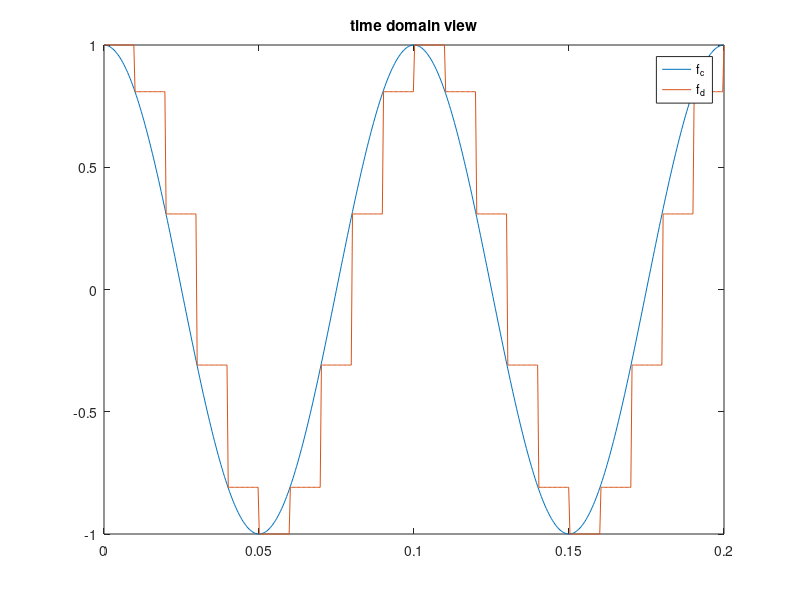
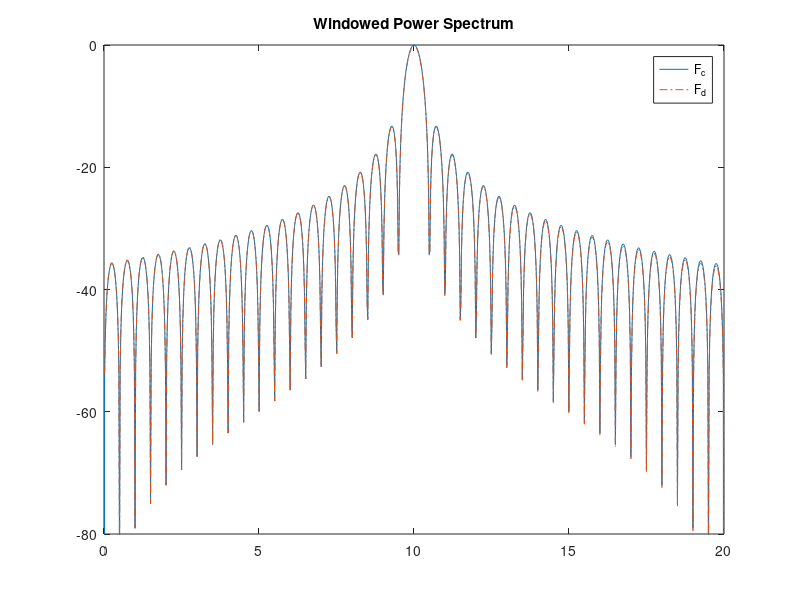
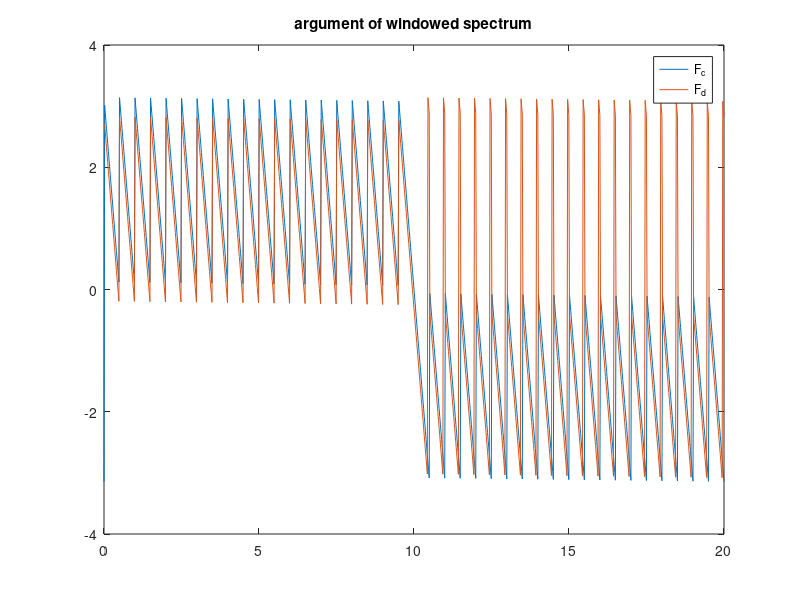
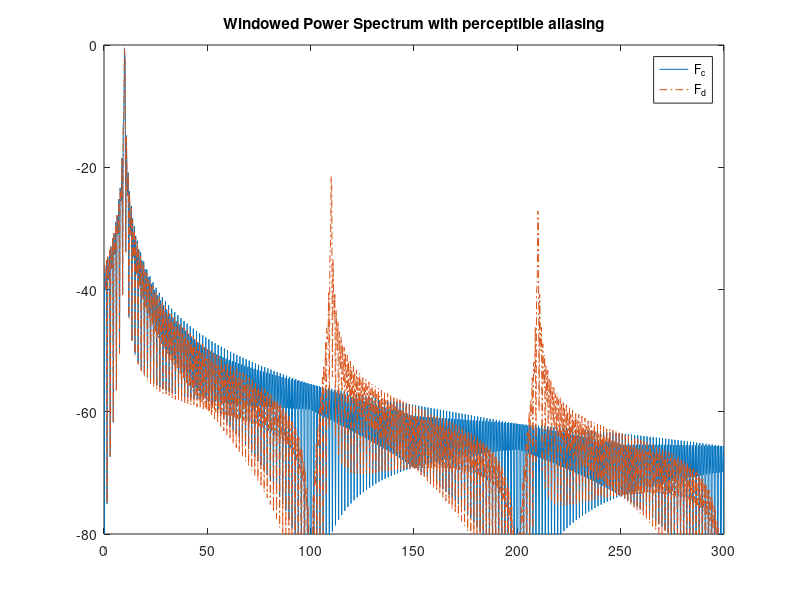

MATLAB code for these plots, in order:
% sampling period
gT_samp = 0.01;

% frequency of continuous wave [Hz]
g_f = 10;

% continous and discretized functions
f_c = @(t) exp(1i*2*pi*g_f*t);
f_d = @(t) f_c(floor(t/gT_samp)*gT_samp);

ts = linspace(0,2/g_f,500);
figure(1);
plot(ts, real(f_c(ts)))
hold on
plot(ts, real(f_d(ts)))
legend('f_c','f_d')
title('time domain view')
hold off

%% Windowed Fourier Transform

% integration time
gN = 200; gT_int = gN*gT_samp;

% Windowed Fourier Transform of continuous and discretized wave
F_c = @(f) (1-exp(-1i*2*pi*(f-g_f)*gT_int)) ./ (1i*2*pi*(f-g_f)) / gT_int;
F_d = @(f) (1-exp(-1i*2*pi*f*gT_samp)) ./ (1i*2*pi*f*gT_int) .* exp(1i*pi*(g_f-f)*(gN-1)*gT_samp) * gN .* sinc((f-g_f)*gN*gT_samp) ./ sinc((f-g_f)*gT_samp);

% power spectrum in the neighborhood of `g_f`
fs = linspace(0,2*g_f,1000);
figure(2);
plot(fs, 20*log10(abs(F_c(fs))))
hold on
plot(fs, 20*log10(abs(F_d(fs))), '-.')
ylim([-80,0])
legend('F_c','F_d')
title('Windowed Power Spectrum')
hold off

% phase in the neighborhood of `g_f`
figure(3)
plot(fs, angle(F_c(fs)))
hold on
plot(fs, angle(F_d(fs)))
hold off
legend('F_c','F_d')
title('argument of windowed spectrum')

% Observe aliasing
fs = linspace(0,3/gT_samp,1000);
figure(4);
plot(fs, 20*log10(abs(F_c(fs))))
hold on
plot(fs, 20*log10(abs(F_d(fs))), '-.')
ylim([-80,0])
legend('F_c','F_d')
title('Windowed Power Spectrum with perceptible aliasing')
hold off